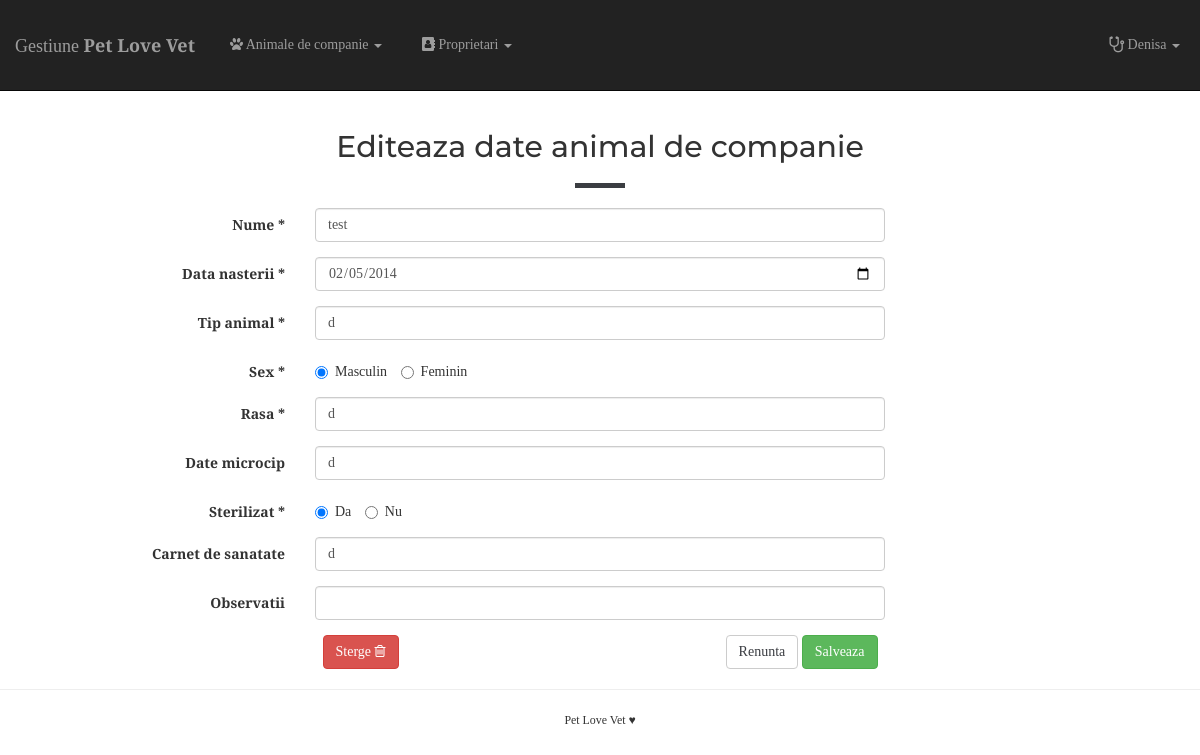
/edit_p.php?id=6 (signed in), run on an earlier commit of the app's database.
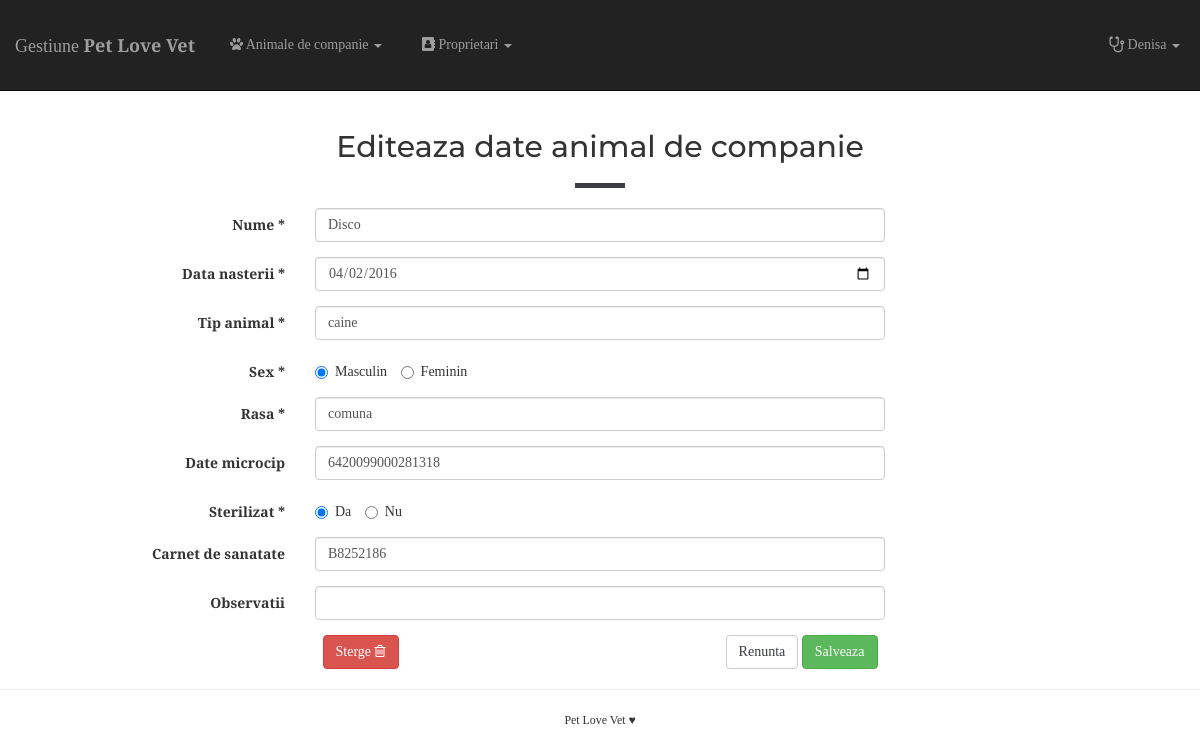
And on a later commit of the database.
### tables this page shows
CREATE TABLE `pet_info` (
  `id` int(11) NOT NULL,
  `pet_name` varchar(30) NOT NULL,
  `pet_dob` date NOT NULL,
  `pet_species` varchar(30) NOT NULL,
  `gender` varchar(10) NOT NULL,
  `pet_breed` varchar(40) NOT NULL,
  `cip_data` varchar(40) DEFAULT NULL,
  `steryl` varchar(10) NOT NULL,
  `pet_pass` varchar(40) DEFAULT NULL,
  `id_owner` int(11) NOT NULL,
  `obs` varchar(255) DEFAULT NULL
);

### edit_p.php (the view, shortened to what this page needs)
<?php
$petID = $_GET['id'];
include('includes/connection.php');
$query = "SELECT * FROM pet_info WHERE id='$petID'";
$result = mysqli_query( $conn, $query );
if( mysqli_num_rows($result) > 0 ) {
    while( $row = mysqli_fetch_assoc($result) ) {
        $petName       = $row['pet_name'];
        $petDob        = $row['pet_dob'];
        $petSpecies    = $row['pet_species'];
        $petBreed      = $row['pet_breed'];
        $cipData       = $row['cip_data'];
        $passport      = $row['pet_pass'];
        $obs           = $row['obs'];
    }
} else {
    $alertMessage = "<div class='alert alert-warning'>Nu exista pacienti. <a href='pets.php'>Mergi inapoi</a>.</div>";
}
include('header.php');
?>
    <div class="container-fluid">
        <h2 class="text-center">Editeaza date animal de companie</h2>
        <hr class="black-hr">
        <form action="<?php echo htmlspecialchars( $_SERVER['PHP_SELF'] ); ?>?id=<?php echo $petID; ?>" method="post" id="edit_pet_form" class="form-horizontal">
            <div class="form-group">
                <label for="pet-name" class="col-sm-3 control-label">Nume *</label>
                <div class="col-sm-6">
                    <input type="text" class="form-control" id="pet-name" name="petName" value="<?php echo $petName; ?>" required>
                </div>
            </div>
            <div class="form-group">
                <label for="pet-dob" class="col-sm-3 control-label">Data nasterii *</label>
                <div class="col-sm-6">
                    <input type="date" class="form-control" id="pet-dob" name="petDob" value="<?php echo $petDob; ?>" required>
                </div>
            </div>
            <div class="form-group">
                <label for="pet-species" class="col-sm-3 control-label">Tip animal *</label>
                <div class="col-sm-6">
                    <input type="text" class="form-control" id="pet-species" name="petSpecies" value="<?php echo $petSpecies; ?>" required>
                </div>
            </div>
            <div class="form-group">
                <label class="col-sm-3 control-label">Sex *</label>
                <div class="col-sm-6">
                    <label class="radio-inline"> <input type="radio" name="gender" id="masculine" value="masculin" checked> Masculin </label>
                    <label class="radio-inline"> <input type="radio" name="gender" id="feminine" value="feminin"> Feminin </label>
                </div>
            </div>
            <div class="form-group">
                <label for="pet-breed" class="col-sm-3 control-label">Rasa *</label>
                <div class="col-sm-6">
                    <input type="text" class="form-control" id="pet-breed" name="petBreed" value="<?php echo $petBreed; ?>" required>
                </div>
            </div>
            <div class="form-group">
                <label for="cip-data" class="col-sm-3 control-label">Date microcip</label>
                <div class="col-sm-6">
                    <input type="text" class="form-control" id="cip-data" name="cipData" value="<?php echo $cipData; ?>">
                </div>
            </div>
            <div class="form-group">
                <label class="col-sm-3 control-label">Sterilizat *</label>
                <div class="col-sm-6">
                    <label class="radio-inline"> <input type="radio" name="steryl" id="positive" value="da" checked> Da </label>
                    <label class="radio-inline"> <input type="radio" name="steryl" id="negative" value="nu"> Nu </label>
                </div>
            </div>
            <div class="form-group">
                <label for="passport" class="col-sm-3 control-label">Carnet de sanatate</label>
                <div class="col-sm-6">
                    <input type="text" class="form-control" id="passport" name="passport" value="<?php echo $passport; ?>">
                </div>
            </div>
            <div class="form-group">
                <label for="obs" class="col-sm-3 control-label">Observatii</label>
                <div class="col-sm-6">
                    <input type="text" class="form-control" id="obs" name="obs" value="<?php echo $obs; ?>">
                </div>
            </div>
            <div class="col-sm-6 col-sm-offset-3">
                <button type="submit" class="btn btn-danger pull-left" name="delete_p">Sterge <i class="fa fa-trash-o"></i></button>
                <div class="pull-right">
                    <a href="pets.php" type="button" class="btn btn-default">Renunta</a>
                    <button type="submit" class="btn btn-success" name="update_p">Salveaza</button>
                </div>
            </div>
        </form>
    </div>
    <footer class="text-center">
        <hr>
        <small>Pet Love Vet &hearts;</small>
    </footer>
</body>
</html>

What changed in the data, as far as the page shows it:
changed pet_info: petName "test" → "Disco"; petDob "02/05/2014" → "04/02/2016"; petSpecies "d" → "caine"; petBreed "d" → "comuna"; cipData "d" → "6420099000281318"; passport "d" → "B8252186"
